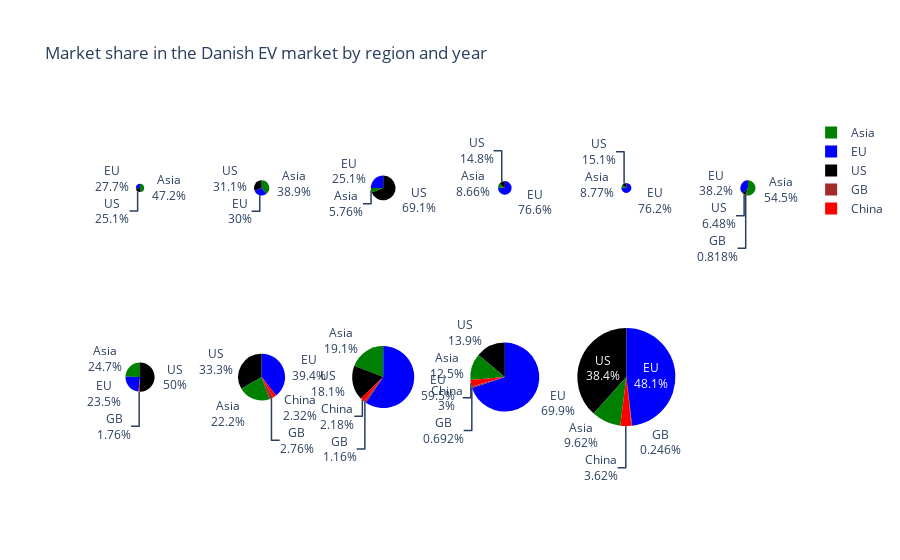

Source (notebook cell):
### Code cell
# Sort the 'data' DataFrame by 'Year'
data_sorted = data.sort_values(by='Year')

# Get unique years
years = data_sorted['Year'].unique()

# Calculate the number of pie charts per line
num_charts_per_line = (len(years) + 1) // 2  # Round up to ensure half the charts are on each line

# Create subplots with two rows and the calculated number of columns
fig = make_subplots(rows=2, cols=num_charts_per_line, specs=[[{'type':'domain'}] * num_charts_per_line] * 2)


# Iterate over each year
for i, year in enumerate(years, start=1):
    # Calculate the row and column indices for the current chart
    row_index = (i - 1) // num_charts_per_line + 1  # Divide by the number of charts per line and round up
    col_index = (i - 1) % num_charts_per_line + 1
    
    # Filter data for the current year
    year_data = data_sorted[data_sorted['Year'] == year]
    
    # Group the data by region and sum up the sales
    sales_by_region = year_data.groupby('Region')['Sales'].sum().reset_index()
    
    # Add a pie chart trace for the current year
    pie_trace = go.Pie(
        labels=sales_by_region['Region'], 
        values=sales_by_region['Sales'], 
        scalegroup='one', 
        name=f"{year}",
        marker=dict(colors=[color_region[region] for region in sales_by_region['Region']]),
        textinfo='label+percent',
        hoverinfo='label+value+name'  # Include value of sales in the hover info
    )
    
    fig.add_trace(pie_trace, row=row_index, col=col_index)

# Update layout
fig.update_layout(title_text='Market share in the Danish EV market by region and year')

fig.show()

### Figure 1 — Plotly figure (JSON) as saved in the notebook; plotly's stock layout.template omitted (floating-point values rounded to 4 significant figures)
{"data": [{"domain": {"x": [0, 0.1389], "y": [0.575, 1]}, "hoverinfo": "label+value+name", "labels": ["Asia", "EU", "US"], "marker": {"colors": ["green", "blue", "black"]}, "name": "2013", "scalegroup": "one", "textinfo": "label+percent", "type": "pie", "values": [211, 124, 112]}, {"domain": {"x": [0.1722, 0.3111], "y": [0.575, 1]}, "hoverinfo": "label+value+name", "labels": ["Asia", "EU", "US"], "marker": {"colors": ["green", "blue", "black"]}, "name": "2014", "scalegroup": "one", "textinfo": "label+percent", "type": "pie", "values": [577, 446, 462]}, {"domain": {"x": [0.3444, 0.4833], "y": [0.575, 1]}, "hoverinfo": "label+value+name", "labels": ["Asia", "EU", "US"], "marker": {"colors": ["green", "blue", "black"]}, "name": "2015", "scalegroup": "one", "textinfo": "label+percent", "type": "pie", "values": [227, 990, 2725]}, {"domain": {"x": [0.5167, 0.6556], "y": [0.575, 1]}, "hoverinfo": "label+value+name", "labels": ["Asia", "EU", "US"], "marker": {"colors": ["green", "blue", "black"]}, "name": "2016", "scalegroup": "one", "textinfo": "label+percent", "type": "pie", "values": [103, 911, 176]}, {"domain": {"x": [0.6889, 0.8278], "y": [0.575, 1]}, "hoverinfo": "label+value+name", "labels": ["Asia", "EU", "US"], "marker": {"colors": ["green", "blue", "black"]}, "name": "2017", "scalegroup": "one", "textinfo": "label+percent", "type": "pie", "values": [57, 495, 98]}, {"domain": {"x": [0.8611, 1], "y": [0.575, 1]}, "hoverinfo": "label+value+name", "labels": ["Asia", "EU", "GB", "US"], "marker": {"colors": ["green", "blue", "brown", "black"]}, "name": "2018", "scalegroup": "one", "textinfo": "label+percent", "type": "pie", "values": [799, 561, 12, 95]}, {"domain": {"x": [0, 0.1389], "y": [0, 0.425]}, "hoverinfo": "label+value+name", "labels": ["Asia", "EU", "GB", "US"], "marker": {"colors": ["green", "blue", "brown", "black"]}, "name": "2019", "scalegroup": "one", "textinfo": "label+percent", "type": "pie", "values": [1348, 1286, 96, 2734]}, {"domain": {"x": [0.1722, 0.3111], "y": [0, 0.425]}, "hoverinfo": "label+value+name", "labels": ["Asia", "China", "EU", "GB", "US"], "marker": {"colors": ["green", "red", "blue", "brown", "black"]}, "name": "2020", "scalegroup": "one", "textinfo": "label+percent", "type": "pie", "values": [3139, 328, 5579, 391, 4721]}, {"domain": {"x": [0.3444, 0.4833], "y": [0, 0.425]}, "hoverinfo": "label+value+name", "labels": ["Asia", "China", "EU", "GB", "US"], "marker": {"colors": ["green", "red", "blue", "brown", "black"]}, "name": "2021", "scalegroup": "one", "textinfo": "label+percent", "type": "pie", "values": [4722, 539, 14736, 287, 4491]}, {"domain": {"x": [0.5167, 0.6556], "y": [0, 0.425]}, "hoverinfo": "label+value+name", "labels": ["Asia", "China", "EU", "GB", "US"], "marker": {"colors": ["green", "red", "blue", "brown", "black"]}, "name": "2022", "scalegroup": "one", "textinfo": "label+percent", "type": "pie", "values": [3831, 918, 21410, 212, 4250]}, {"domain": {"x": [0.6889, 0.8278], "y": [0, 0.425]}, "hoverinfo": "label+value+name", "labels": ["Asia", "China", "EU", "GB", "US"], "marker": {"colors": ["green", "red", "blue", "brown", "black"]}, "name": "2023", "scalegroup": "one", "textinfo": "label+percent", "type": "pie", "values": [5955, 2240, 29790, 152, 23748]}], "layout": {"title": {"text": "Market share in the Danish EV market by region and year"}}}
